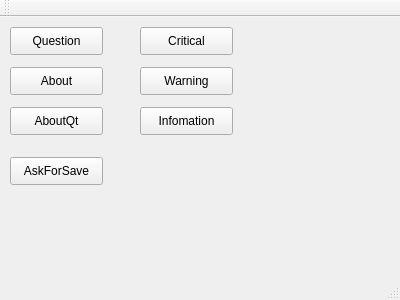
<?xml version="1.0" encoding="UTF-8"?>
<ui version="4.0">
 <class>MainWindow</class>
 <widget class="QMainWindow" name="MainWindow">
  <property name="geometry">
   <rect>
    <x>0</x>
    <y>0</y>
    <width>400</width>
    <height>300</height>
   </rect>
  </property>
  <property name="windowTitle">
   <string>MainWindow</string>
  </property>
  <widget class="QWidget" name="centralWidget">
   <widget class="QPushButton" name="btnQuestion">
    <property name="geometry">
     <rect>
      <x>10</x>
      <y>10</y>
      <width>93</width>
      <height>28</height>
     </rect>
    </property>
    <property name="text">
     <string>Question</string>
    </property>
   </widget>
   <widget class="QPushButton" name="btnAbout">
    <property name="geometry">
     <rect>
      <x>10</x>
      <y>50</y>
      <width>93</width>
      <height>28</height>
     </rect>
    </property>
    <property name="text">
     <string>About</string>
    </property>
   </widget>
   <widget class="QPushButton" name="btnAboutQt">
    <property name="geometry">
     <rect>
      <x>10</x>
      <y>90</y>
      <width>93</width>
      <height>28</height>
     </rect>
    </property>
    <property name="text">
     <string>AboutQt</string>
    </property>
   </widget>
   <widget class="QPushButton" name="btnCritical">
    <property name="geometry">
     <rect>
      <x>140</x>
      <y>10</y>
      <width>93</width>
      <height>28</height>
     </rect>
    </property>
    <property name="text">
     <string>Critical</string>
    </property>
   </widget>
   <widget class="QPushButton" name="btnWarning">
    <property name="geometry">
     <rect>
      <x>140</x>
      <y>50</y>
      <width>93</width>
      <height>28</height>
     </rect>
    </property>
    <property name="text">
     <string>Warning</string>
    </property>
   </widget>
   <widget class="QPushButton" name="btnInfomation">
    <property name="geometry">
     <rect>
      <x>140</x>
      <y>90</y>
      <width>93</width>
      <height>28</height>
     </rect>
    </property>
    <property name="text">
     <string>Infomation</string>
    </property>
   </widget>
   <widget class="QPushButton" name="btnAskForSave">
    <property name="geometry">
     <rect>
      <x>10</x>
      <y>140</y>
      <width>93</width>
      <height>28</height>
     </rect>
    </property>
    <property name="text">
     <string>AskForSave</string>
    </property>
   </widget>
  </widget>
  <widget class="QMenuBar" name="menuBar">
   <property name="geometry">
    <rect>
     <x>0</x>
     <y>0</y>
     <width>400</width>
     <height>26</height>
    </rect>
   </property>
  </widget>
  <widget class="QToolBar" name="mainToolBar">
   <attribute name="toolBarArea">
    <enum>TopToolBarArea</enum>
   </attribute>
   <attribute name="toolBarBreak">
    <bool>false</bool>
   </attribute>
  </widget>
  <widget class="QStatusBar" name="statusBar"/>
 </widget>
 <layoutdefault spacing="6" margin="11"/>
 <resources/>
 <connections/>
</ui>
